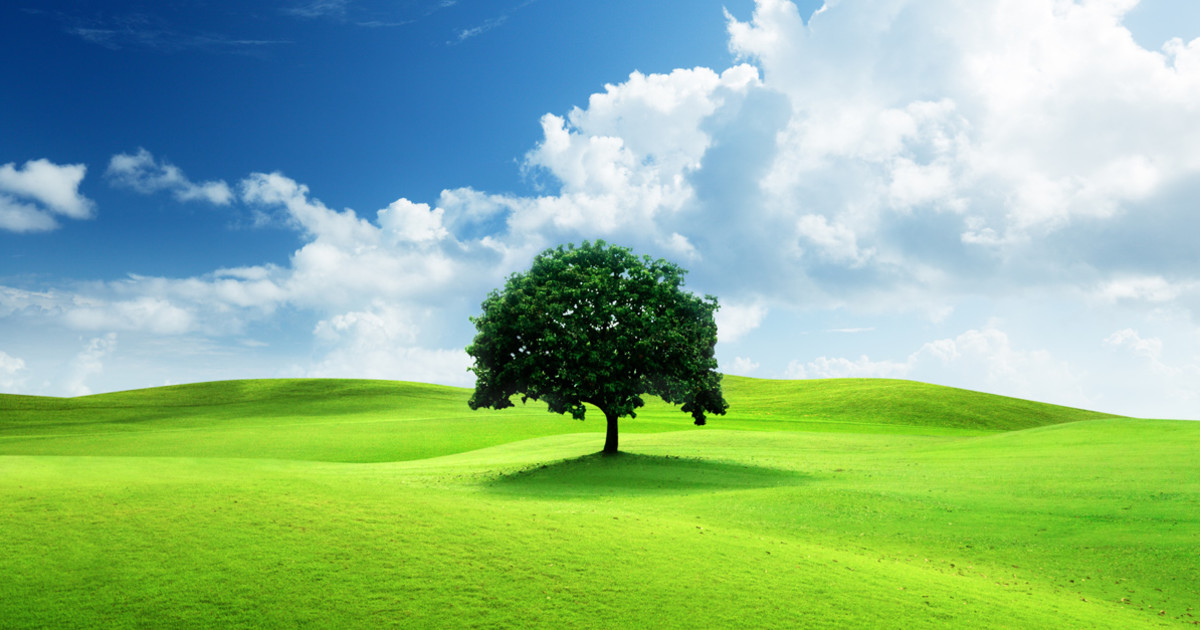
#> input picture S2/MMD/tp3/image.jpg, 1200 x 630 px
$ python main.py   (older library calls are emulated)
#> lines starting #> are read from the running program, lines starting #| are printed output that depends on the picture
import cv2
import numpy as np

# Charger l'image en niveaux de gris
gray_img = cv2.imread("image.jpg", cv2.IMREAD_GRAYSCALE)
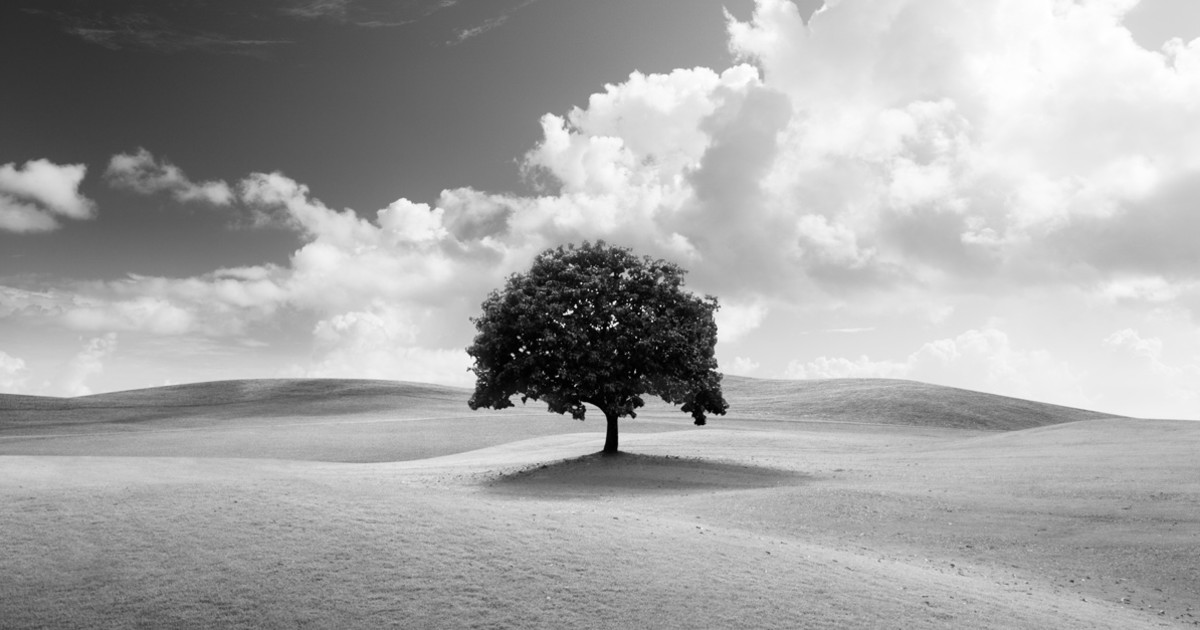
#> gray_img: shape (630, 1200); min 0, max 255, mean 165.3
gray_img = cv2.resize(
    gray_img, (int(gray_img.shape[1] / 2), int(gray_img.shape[0] / 2))
)
#> gray_img: shape (315, 600)

# Définir un noyau (exemple : noyau de détection des contours)
kernel1 = np.ones((5, 5)) / 30
kernel2 = np.array([[-1, -1, -1], [-1, 8, -1], [-1, -1, -1]])


# Fonction de convolution
def convolution(pad_img, kernel):
    pad_img = cv2.convertScaleAbs(pad_img)

    p = int(kernel.shape[0] / 2)
    pheight, pwidth = pad_img.shape
    img_conv = np.zeros(pad_img.shape)
    for i in range(p, pheight - p):
        for j in range(p, pwidth - p):
            roi = pad_img[i - p : i + p + 1, j - p : j + p + 1]
            img_conv[i, j] = np.sum(kernel * roi)
    img_conv = img_conv[p:-p, p:-p]
    return img_conv


# Ajouter un padding à l'image
p = int(kernel1.shape[0] / 2)
pad_img = np.zeros((gray_img.shape[0] + 2 * p, gray_img.shape[1] + 2 * p))
pad_img[p:-p, p:-p] = gray_img
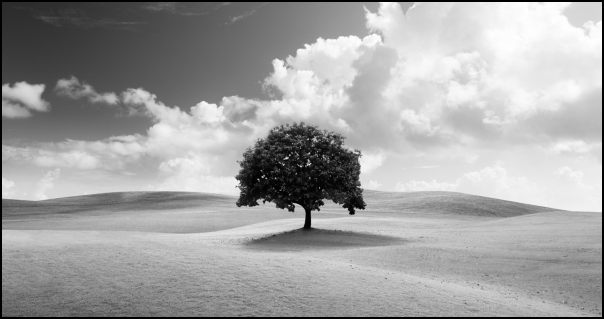
#> pad_img: shape (319, 604) float64; min 0, max 255, mean 162.3

# Appliquer la convolution avec OpenCV
img_conv1_cv = cv2.filter2D(src=gray_img, ddepth=cv2.CV_64F, kernel=kernel2)
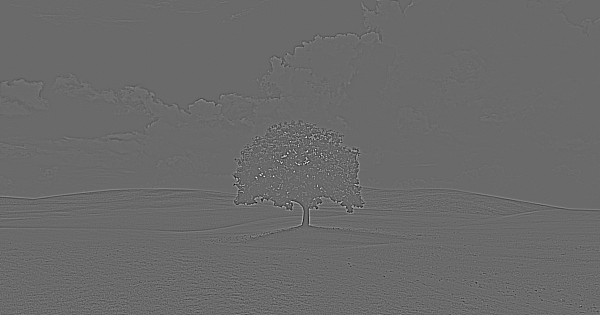
#> img_conv1_cv: shape (315, 600) float64; min -769, max 1072, mean 0; drawn with min black and max white
img_conv1_cv = cv2.convertScaleAbs(img_conv1_cv)
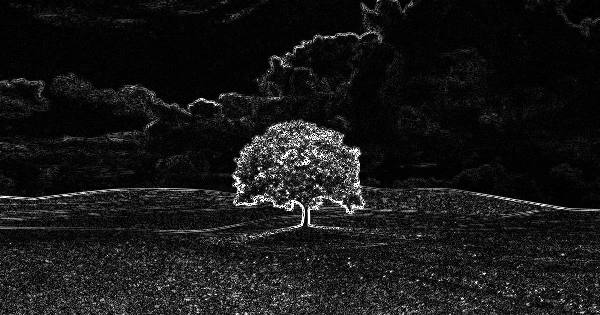
#> img_conv1_cv: shape (315, 600); min 0, max 255, mean 23.2
img_conv2_cv = cv2.filter2D(src=gray_img, ddepth=cv2.CV_64F, kernel=kernel1)
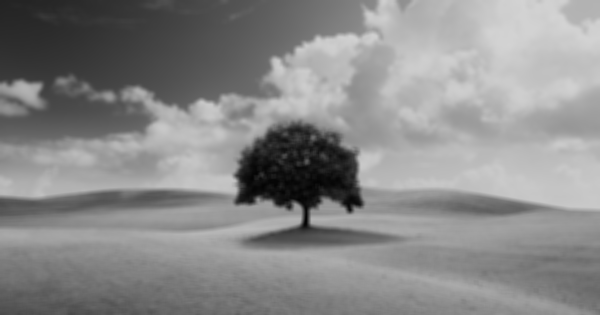
#> img_conv2_cv: shape (315, 600) float64; min 3.87, max 211.5, mean 137.8
img_conv2_cv = cv2.convertScaleAbs(img_conv2_cv)

# Appliquer la convolution avec la fonction personnalisée
img_conv1_custom = convolution(pad_img, kernel2)
img_conv1_custom = cv2.convertScaleAbs(img_conv1_custom)
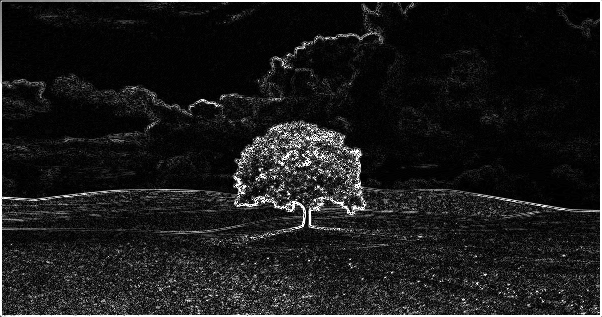
#> img_conv1_custom: shape (317, 602); min 0, max 255, mean 27.4
img_conv2_custom = convolution(pad_img, kernel1)
#> after the loop in convolution (call 2), `for i in range(p, pheight - p):`:
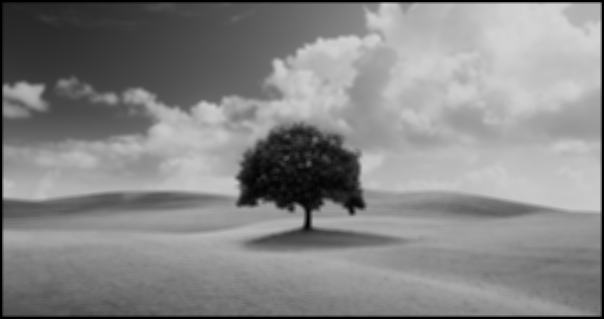
#> img_conv: shape (319, 604) float64; min 0, max 211.5, mean 134.5
img_conv2_custom = cv2.convertScaleAbs(img_conv2_custom)

# Afficher les images
cv2.imshow("1- original", img_conv1_cv)
cv2.imshow("1- personnalise", img_conv1_custom)
cv2.imshow("2- original", img_conv2_cv)
cv2.imshow("2- personnalise", img_conv2_custom)
cv2.waitKey(0)
cv2.destroyAllWindows()
